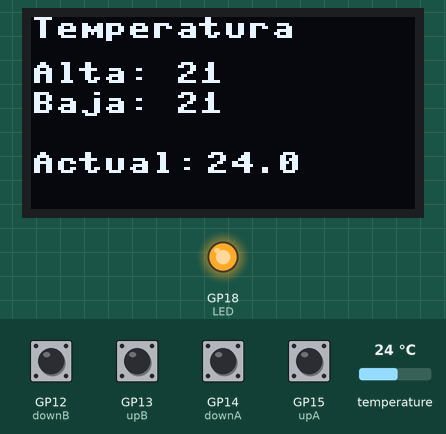
Recording of a program running on a simulated Raspberry Pi Pico running MicroPython. Shown: 128×64 one-colour display, output pins drawn as LEDs (lit = HIGH). The test bench sets the inputs (shaded band); at power-on: GP12 (downB), GP13 (upB), GP14 (downA), GP15 (upA) LOW, temperature 24 °C. What the program prints to the serial console is not drawn.

Above: at 2.2 s.
2.3 s: temperature set to 21.8 °C
At 3.7 s:
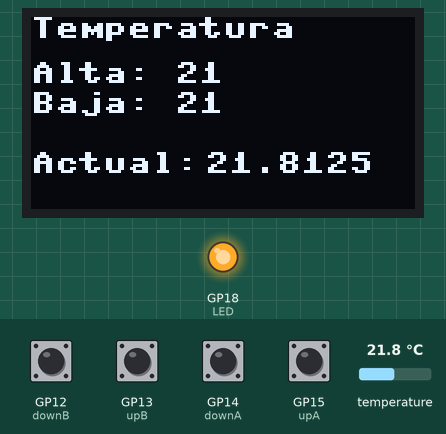
5.4 s: temperature set to 20.2 °C
At 8.5 s:
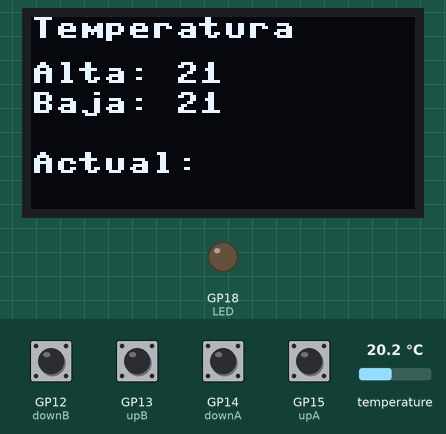
10.2 s: GP12 (downB) pulled HIGH for 1.65 s
At 12.0 s:
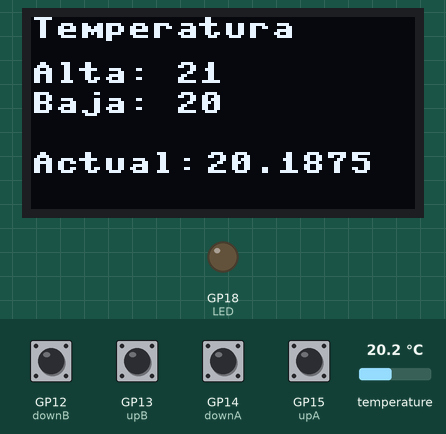
13.3 s: GP15 (upA) pulled HIGH for 1.65 s
At 14.2 s:
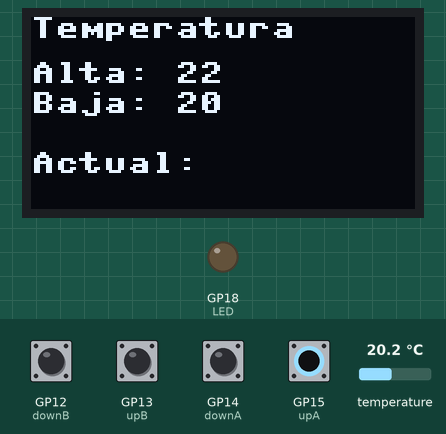
16.4 s: GP13 (upB) pulled HIGH for 1.65 s
At 18.3 s:
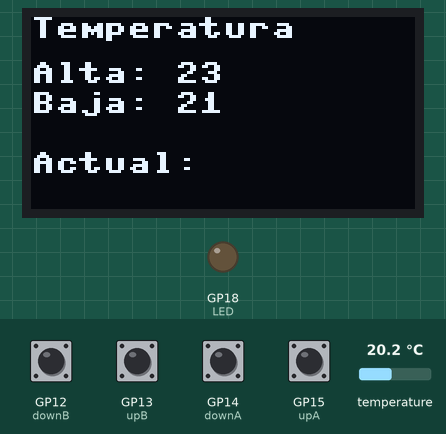
19.5 s: GP14 (downA) pulled HIGH for 1.65 s
At 21.6 s:
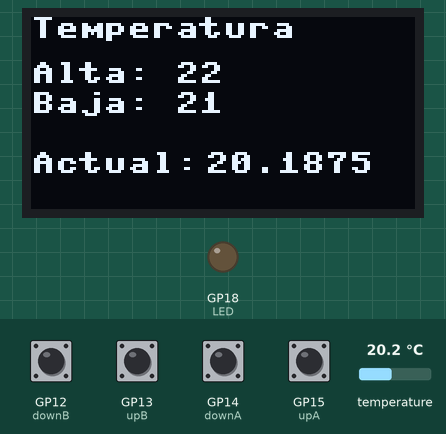
Timing chart, 0 to 23.1 s (numbered marks = the images above; inputs shaded):
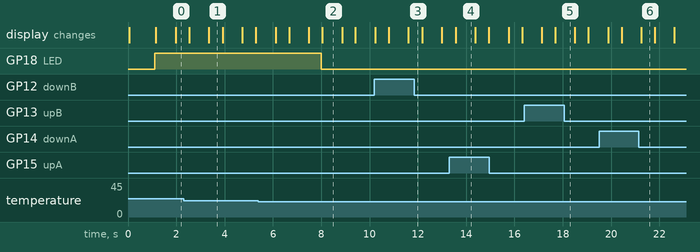

Measured:
- the behaviour switches between 21 and 20.9 °C on temperature (found by bisection; images 1 and 2)
- after the input at 2.3 s, the display: first differs from a run without the input after 1.0 s (image 1)
- after the input at 5.4 s, GP18 (LED): HIGH → LOW after 2.6 s; the display: first differs from a run without the input after 2.1 s (image 2 shows a later state)
- after the input at 10.2 s, the display: first differs from a run without the input after 0.60 s (image 3 shows a later state)
- after the input at 13.3 s, the display: changes after 0.26 s (image 4)
- after the input at 16.4 s, the display: first differs from a run without the input after 1.3 s (image 5)
- after the input at 19.5 s, the display: first differs from a run without the input after 0.94 s (image 6 shows a later state)

The program:

Programa7_SensorTemp.py
```python
import machine, onewire, ds18x20, time, framebuf
from machine import Pin, I2C, PWM
from ssd1306 import SSD1306_I2C

upA = Pin(15, Pin.IN, Pin.PULL_DOWN)
downA = Pin(14, Pin.IN, Pin.PULL_DOWN)
upB = Pin(13, Pin.IN, Pin.PULL_DOWN)
downB = Pin(12, Pin.IN, Pin.PULL_DOWN)
LED = Pin(18, Pin.OUT)
baja = 21
alta = 21
ancho=128
alto=64
i2c=I2C(0,scl=Pin(17),sda=Pin(16),freq=200000)
pantalla=SSD1306_I2C(ancho,alto,i2c)

pantalla.fill(0)  #Borra pantalla
time.sleep(1)

ds_pin = machine.Pin(22)
ds_sensor = ds18x20.DS18X20(onewire.OneWire(ds_pin))

roms = ds_sensor.scan()
act = 0

while True:
    if upA.value():
        alta = alta + 1
        print("Alta: "+str(alta))
    elif downA.value():
        alta = alta - 1
        print("Baja: "+str(alta))
    elif upB.value():
        baja = baja + 1
        print("Baja: "+str(baja))
    elif downB.value():
        baja = baja - 1
        print("Baja: "+str(baja))
    if ds_sensor.read_temp(roms[0]) < baja:
        LED.value(0)
    elif ds_sensor.read_temp(roms[0]) > alta:
        LED.value(1)
    pantalla.text("Temperatura",0,0)
    pantalla.text("Alta: "+str(alta),0,15)
    pantalla.text("Baja: "+str(baja),0,25)
    pantalla.text("Actual: ",0,45)
    pantalla.show()
    ds_sensor.convert_temp()
    time.sleep_ms(750)
    print(ds_sensor.read_temp(roms[0]))
    pantalla.text(str(ds_sensor.read_temp(roms[0])),58,45)
    pantalla.show()
    time.sleep(0.5)
    pantalla.fill(0)

   
```
